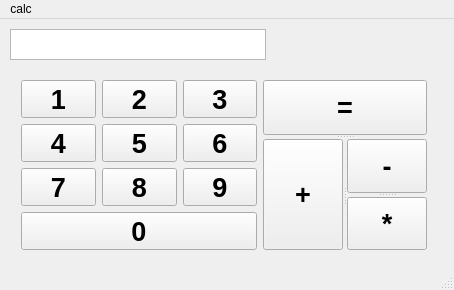
<?xml version="1.0" encoding="UTF-8"?>
<ui version="4.0">
 <class>MainWindow</class>
 <widget class="QMainWindow" name="MainWindow">
  <property name="geometry">
   <rect>
    <x>0</x>
    <y>0</y>
    <width>454</width>
    <height>290</height>
   </rect>
  </property>
  <property name="windowTitle">
   <string>MainWindow</string>
  </property>
  <widget class="QWidget" name="centralWidget">
   <widget class="QTextEdit" name="numberInput">
    <property name="geometry">
     <rect>
      <x>10</x>
      <y>10</y>
      <width>256</width>
      <height>31</height>
     </rect>
    </property>
   </widget>
   <widget class="QWidget" name="layoutWidget">
    <property name="geometry">
     <rect>
      <x>10</x>
      <y>50</y>
      <width>428</width>
      <height>192</height>
     </rect>
    </property>
    <layout class="QHBoxLayout" name="horizontalLayout_4">
     <item>
      <layout class="QVBoxLayout" name="verticalLayout">
       <item>
        <layout class="QHBoxLayout" name="horizontalLayout">
         <item>
          <widget class="QPushButton" name="num_1">
           <property name="font">
            <font>
             <pointsize>20</pointsize>
             <weight>75</weight>
             <bold>true</bold>
            </font>
           </property>
           <property name="text">
            <string>1</string>
           </property>
          </widget>
         </item>
         <item>
          <widget class="QPushButton" name="num_2">
           <property name="font">
            <font>
             <pointsize>20</pointsize>
             <weight>75</weight>
             <bold>true</bold>
            </font>
           </property>
           <property name="text">
            <string>2</string>
           </property>
          </widget>
         </item>
         <item>
          <widget class="QPushButton" name="num_3">
           <property name="font">
            <font>
             <pointsize>20</pointsize>
             <weight>75</weight>
             <bold>true</bold>
            </font>
           </property>
           <property name="text">
            <string>3</string>
           </property>
          </widget>
         </item>
        </layout>
       </item>
       <item>
        <layout class="QHBoxLayout" name="horizontalLayout_2">
         <item>
          <widget class="QPushButton" name="num_4">
           <property name="font">
            <font>
             <pointsize>20</pointsize>
             <weight>75</weight>
             <bold>true</bold>
            </font>
           </property>
           <property name="text">
            <string>4</string>
           </property>
          </widget>
         </item>
         <item>
          <widget class="QPushButton" name="num_5">
           <property name="font">
            <font>
             <pointsize>20</pointsize>
             <weight>75</weight>
             <bold>true</bold>
            </font>
           </property>
           <property name="text">
            <string>5</string>
           </property>
          </widget>
         </item>
         <item>
          <widget class="QPushButton" name="num_6">
           <property name="font">
            <font>
             <pointsize>20</pointsize>
             <weight>75</weight>
             <bold>true</bold>
            </font>
           </property>
           <property name="text">
            <string>6</string>
           </property>
          </widget>
         </item>
        </layout>
       </item>
       <item>
        <layout class="QHBoxLayout" name="horizontalLayout_3">
         <item>
          <widget class="QPushButton" name="num_7">
           <property name="font">
            <font>
             <pointsize>20</pointsize>
             <weight>75</weight>
             <bold>true</bold>
            </font>
           </property>
           <property name="text">
            <string>7</string>
           </property>
          </widget>
         </item>
         <item>
          <widget class="QPushButton" name="num_8">
           <property name="font">
            <font>
             <pointsize>20</pointsize>
             <weight>75</weight>
             <bold>true</bold>
            </font>
           </property>
           <property name="text">
            <string>8</string>
           </property>
          </widget>
         </item>
         <item>
          <widget class="QPushButton" name="num_9">
           <property name="font">
            <font>
             <pointsize>20</pointsize>
             <weight>75</weight>
             <bold>true</bold>
            </font>
           </property>
           <property name="text">
            <string>9</string>
           </property>
          </widget>
         </item>
        </layout>
       </item>
       <item>
        <widget class="QPushButton" name="num_10">
         <property name="font">
          <font>
           <pointsize>20</pointsize>
           <weight>75</weight>
           <bold>true</bold>
          </font>
         </property>
         <property name="text">
          <string>0</string>
         </property>
        </widget>
       </item>
      </layout>
     </item>
     <item>
      <widget class="QSplitter" name="splitter_3">
       <property name="orientation">
        <enum>Qt::Vertical</enum>
       </property>
       <widget class="QPushButton" name="equal">
        <property name="font">
         <font>
          <pointsize>20</pointsize>
          <weight>75</weight>
          <bold>true</bold>
         </font>
        </property>
        <property name="text">
         <string>=</string>
        </property>
       </widget>
       <widget class="QSplitter" name="splitter_2">
        <property name="orientation">
         <enum>Qt::Horizontal</enum>
        </property>
        <widget class="QPushButton" name="add">
         <property name="font">
          <font>
           <pointsize>20</pointsize>
           <weight>75</weight>
           <bold>true</bold>
          </font>
         </property>
         <property name="text">
          <string>+</string>
         </property>
        </widget>
        <widget class="QSplitter" name="splitter">
         <property name="orientation">
          <enum>Qt::Vertical</enum>
         </property>
         <widget class="QPushButton" name="mult_2">
          <property name="font">
           <font>
            <pointsize>20</pointsize>
            <weight>75</weight>
            <bold>true</bold>
           </font>
          </property>
          <property name="text">
           <string>-</string>
          </property>
         </widget>
         <widget class="QPushButton" name="mult">
          <property name="font">
           <font>
            <pointsize>20</pointsize>
            <weight>75</weight>
            <bold>true</bold>
           </font>
          </property>
          <property name="text">
           <string>*</string>
          </property>
         </widget>
        </widget>
       </widget>
      </widget>
     </item>
    </layout>
   </widget>
  </widget>
  <widget class="QStatusBar" name="statusBar"/>
  <widget class="QMenuBar" name="menuBar">
   <property name="geometry">
    <rect>
     <x>0</x>
     <y>0</y>
     <width>454</width>
     <height>20</height>
    </rect>
   </property>
   <widget class="QMenu" name="menucalc">
    <property name="title">
     <string>calc</string>
    </property>
    <addaction name="separator"/>
   </widget>
   <addaction name="menucalc"/>
  </widget>
 </widget>
 <layoutdefault spacing="6" margin="11"/>
 <resources/>
 <connections/>
</ui>
